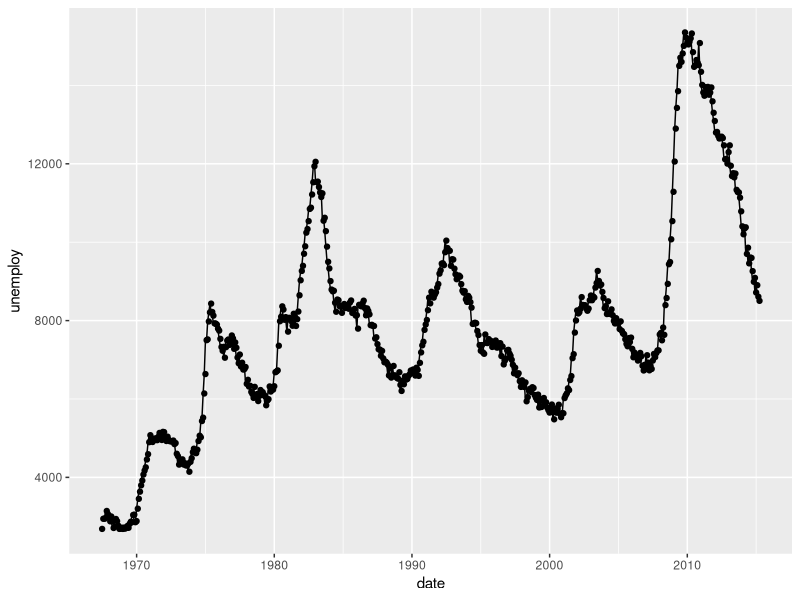

Source code (R):
library(tidyverse)



# Readr -------------------------------------------------------------------





# tidyr -------------------------------------------------------------------

# pivot_longer
billboard %>% 
  pivot_longer(cols = wk1:wk76, 
               names_to = "week", 
               values_to = "rank")

# convert it back again with pivot_wider
billboard %>% 
  pivot_longer(cols = wk1:wk76, 
               names_to = "week", 
               values_to = "rank") %>% 
  drop_na() %>% 
  pivot_wider(names_from = week,
              values_from = rank,
              values_fill = -999)

# replace NAs with a numer (drop_na first)
billboard %>% 
  pivot_longer(cols = wk1:wk76, 
               names_to = "week", 
               values_to = "rank") %>% 
  drop_na() %>%
  pivot_wider(names_from = week,
              values_from = rank,
              values_fill = -999)


# create 0-1-dataframe
billboard %>% 
  select(artist, track) %>% 
  mutate(n = 1) %>% 
  pivot_wider(names_from = artist, values_from = n, values_fill = 0)


# separete rows
billboard %>% 
  separate_rows(artist, sep = ", ")





# dplyr -------------------------------------------------------------------

# mutate
iris %>% 
  as_tibble() %>% 
  mutate(sqrt_sepal = sqrt(Sepal.Length),
         lager_than_five = if_else(condition = Sepal.Length > 5,
                                   true = "Greater than five",
                                   false = "Not greater than five"))


# count
iris %>% 
  count(Sepal.Length, sort = TRUE)

iris %>% 
  add_count(Sepal.Length)


# combine
iris %>% 
  as_tibble() %>% 
  mutate(sqrt_sepal = sqrt(Sepal.Length),
         lager_than_five = if_else(condition = Sepal.Length > 5,
                                   true = "Greater than five",
                                   false = "Not greater than five")) %>% 
  count(Species, 
        lager_than_five) %>% 
  pivot_wider(names_from = lager_than_five, 
              values_from = n)



iris %>% 
  as_tibble() %>% 
  mutate(sqrt_sepal = sqrt(Sepal.Length),
         lager_than_five = if_else(condition = Sepal.Length > 5,
                                   true = "Greater than five",
                                   false = "Not greater than five")) %>% 
  count(Species, 
        lager_than_five, sort = TRUE, name = "count")



# filter
iris %>% 
  filter(Species == "setosa")

iris %>% 
  filter(Species != "setosa")


iris %>% 
  filter(Species %in% c("setosa", "virginica"))


iris %>% 
  filter(!Species %in% c("setosa", "virginica"))


iris %>% 
  filter(Species == "setosa" | Sepal.Length > 5)


iris %>% 
  filter((Species == "setosa" & Sepal.Length < 5) | 
           (Species == "versicolor" & Petal.Length > 1))

iris %>% 
  filter(cume_dist(Sepal.Length) >= 0.95)

iris %>% 
  filter(dense_rank(desc(Sepal.Length)) < 5)


# select
iris %>% 
  select(Petal.Length)

iris %>% 
  select(Sepal.Length:Petal.Length)

iris %>% 
  select(-Sepal.Length)



# group_by (data for each group)
iris %>% 
  group_by(Species) %>% 
  summarise(avg_sepal_length = mean(Sepal.Length))

# if you want to keep the other variables => mutate!
iris %>% 
  group_by(Species) %>% 
  mutate(avg_sepal_length = mean(Sepal.Length))


iris %>% 
  group_by(Species) %>% 
  mutate(avg_sepal_length_group = mean(Sepal.Length)) %>% 
  ungroup() %>% 
  mutate(avg_sepal_length = mean(Sepal.Length))



iris %>% 
  group_by(Species) %>% 
  summarise(avg_length = mean(Sepal.Length),
            obs = n())



# case_when
iris %>% 
  mutate(test = case_when(
    Sepal.Length > 5 & Sepal.Width > 3 ~ "Large",
    Sepal.Length < 5 & Sepal.Width < 3 ~ "Small",
    TRUE ~ "Medium" # all that is left...
  ))


# compare to if_else
iris %>% 
  mutate(if_else(Sepal.Length > 5 & Sepal.Width > 3, "Large",
                 if_else(Sepal.Length < 5 & Sepal.Width < 3, 
                         "Small", 
                         "Medium")
                 )
         )


# window-functions
economics %>% 
  select(date, unemploy) %>% 
  mutate(prev_unemploy = lag(unemploy, 
                             n = 1, 
                             order_by = date))


economics %>% 
  select(date, unemploy) %>% 
  mutate(prev_unemploy = lag(unemploy, 
                             n = 1, 
                             order_by = date,
                             default = min(unemploy))) %>% 
  ggplot(aes(x = date)) +
  geom_line(aes(y = unemploy)) +
  geom_point(aes(y = prev_unemploy))



# ranking
iris %>% 
  as_tibble() %>% 
  arrange(desc(Sepal.Length)) %>% 
  mutate(s_length_rank = row_number())


# group it into buckets
iris %>% 
  as_tibble() %>% 
  arrange(desc(Sepal.Length)) %>% 
  mutate(s_length_rank = ntile(x = Sepal.Length, n =  5))
  

iris %>% 
  as_tibble() %>% 
  arrange(desc(Sepal.Length)) %>% 
  mutate(s_length_rank = dense_rank(Sepal.Length)) %>% 
  View()


# slice
iris %>% 
  slice(1:6)

iris %>% 
  slice_max(Sepal.Length)

iris %>% 
  slice_min(Sepal.Length)

iris %>% 
  arrange(desc(Sepal.Length)) %>% 
  slice(1:15)



# joining/merging
band_members
band_instruments2

band_members %>% 
  left_join(band_instruments2, by = c("name" = "artist")) # the two are the same but have a different name


df <- tibble(
  x = c(1, 2, 3),
  y = c(4, 5, 6),
  z = c(7, 8, 9)
)

df_2 <- tibble(
  x = c(1, 2, 3),
  b = c(4, 5, 6),
  c = c(7, 8, 9)
)

# inner_join keeps all the matches!
df %>% 
  inner_join(df_2, by = "x")


# anti_join removes any of the machtes!
df_2 %>% 
  anti_join(df %>% 
              filter(z < 5), by = "x")




# setdiff => remove duplicates
iris_2 <- iris %>% 
  slice(1:10)

setdiff(iris, iris_2)
setdiff(iris, iris)


# interscet => takes duplicates
intersect(iris, iris_2)
intersect(iris, iris)







